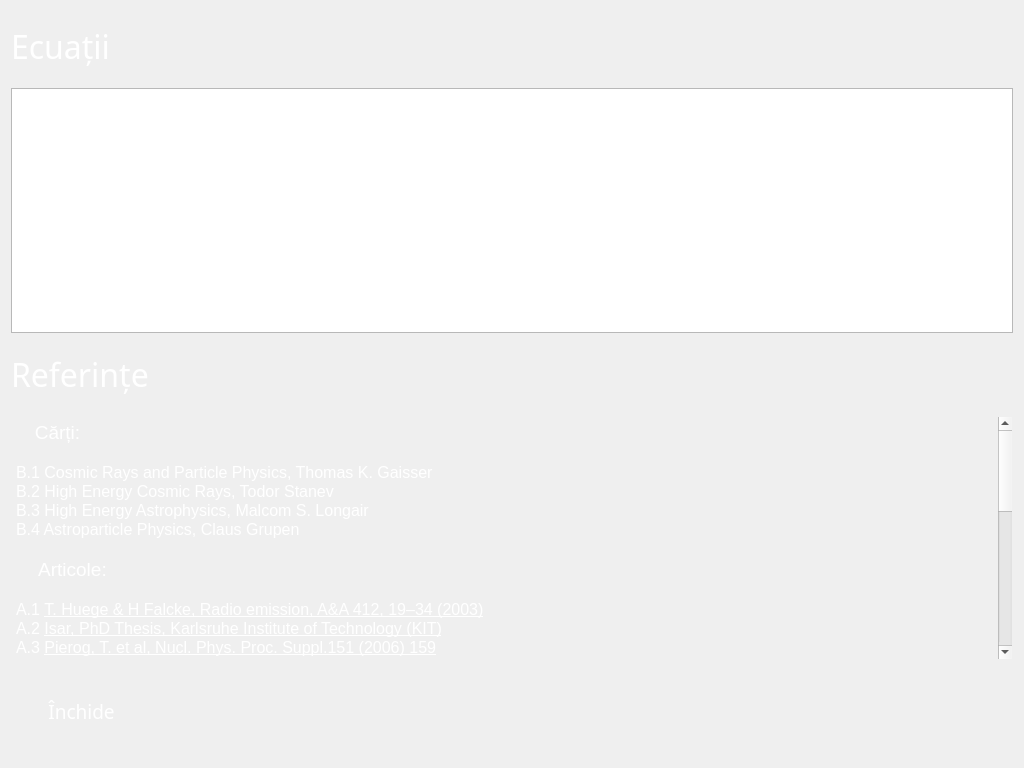
<?xml version="1.0" encoding="UTF-8"?>
<ui version="4.0">
 <class>Dialogr7</class>
 <widget class="QDialog" name="Dialogr7">
  <property name="geometry">
   <rect>
    <x>0</x>
    <y>0</y>
    <width>1024</width>
    <height>768</height>
   </rect>
  </property>
  <property name="minimumSize">
   <size>
    <width>1024</width>
    <height>768</height>
   </size>
  </property>
  <property name="maximumSize">
   <size>
    <width>1024</width>
    <height>768</height>
   </size>
  </property>
  <property name="windowTitle">
   <string>Referințe</string>
  </property>
  <property name="windowIcon">
   <iconset resource="filles.qrc">
    <normaloff>:/iss_logo.png</normaloff>:/iss_logo.png</iconset>
  </property>
  <property name="styleSheet">
   <string notr="true">#Dialogr7 {
background-color: url transparent;
border-image: url(:bk1.jpg);
background: none;
border:  none;
background-repeat: none;
}</string>
  </property>
  <layout class="QVBoxLayout" name="verticalLayout">
   <item>
    <widget class="QLabel" name="label">
     <property name="minimumSize">
      <size>
       <width>131</width>
       <height>71</height>
      </size>
     </property>
     <property name="maximumSize">
      <size>
       <width>131</width>
       <height>71</height>
      </size>
     </property>
     <property name="palette">
      <palette>
       <active>
        <colorrole role="WindowText">
         <brush brushstyle="SolidPattern">
          <color alpha="255">
           <red>255</red>
           <green>255</green>
           <blue>255</blue>
          </color>
         </brush>
        </colorrole>
       </active>
       <inactive>
        <colorrole role="WindowText">
         <brush brushstyle="SolidPattern">
          <color alpha="255">
           <red>255</red>
           <green>255</green>
           <blue>255</blue>
          </color>
         </brush>
        </colorrole>
       </inactive>
       <disabled>
        <colorrole role="WindowText">
         <brush brushstyle="SolidPattern">
          <color alpha="255">
           <red>120</red>
           <green>120</green>
           <blue>120</blue>
          </color>
         </brush>
        </colorrole>
       </disabled>
      </palette>
     </property>
     <property name="font">
      <font>
       <family>Arial Unicode MS</family>
       <pointsize>24</pointsize>
      </font>
     </property>
     <property name="text">
      <string>Ecuații</string>
     </property>
    </widget>
   </item>
   <item>
    <widget class="QTextBrowser" name="textBrowser">
     <property name="html">
      <string>&lt;!DOCTYPE HTML PUBLIC &quot;-//W3C//DTD HTML 4.0//EN&quot; &quot;http://www.w3.org/TR/REC-html40/strict.dtd&quot;&gt;
&lt;html&gt;&lt;head&gt;&lt;meta name=&quot;qrichtext&quot; content=&quot;1&quot; /&gt;&lt;style type=&quot;text/css&quot;&gt;
p, li { white-space: pre-wrap; }
&lt;/style&gt;&lt;/head&gt;&lt;body style=&quot; font-family:'MS Shell Dlg 2'; font-size:7.8pt; font-weight:400; font-style:normal;&quot;&gt;
&lt;p style=&quot; margin-top:0px; margin-bottom:0px; margin-left:0px; margin-right:0px; -qt-block-indent:0; text-indent:0px;&quot;&gt;&lt;img src=&quot;:/eq.JPG&quot; /&gt;&lt;/p&gt;&lt;/body&gt;&lt;/html&gt;</string>
     </property>
    </widget>
   </item>
   <item>
    <widget class="QLabel" name="label_2">
     <property name="minimumSize">
      <size>
       <width>171</width>
       <height>71</height>
      </size>
     </property>
     <property name="maximumSize">
      <size>
       <width>171</width>
       <height>71</height>
      </size>
     </property>
     <property name="palette">
      <palette>
       <active>
        <colorrole role="WindowText">
         <brush brushstyle="SolidPattern">
          <color alpha="255">
           <red>255</red>
           <green>255</green>
           <blue>255</blue>
          </color>
         </brush>
        </colorrole>
       </active>
       <inactive>
        <colorrole role="WindowText">
         <brush brushstyle="SolidPattern">
          <color alpha="255">
           <red>255</red>
           <green>255</green>
           <blue>255</blue>
          </color>
         </brush>
        </colorrole>
       </inactive>
       <disabled>
        <colorrole role="WindowText">
         <brush brushstyle="SolidPattern">
          <color alpha="255">
           <red>120</red>
           <green>120</green>
           <blue>120</blue>
          </color>
         </brush>
        </colorrole>
       </disabled>
      </palette>
     </property>
     <property name="font">
      <font>
       <family>Arial Unicode MS</family>
       <pointsize>24</pointsize>
      </font>
     </property>
     <property name="text">
      <string>Referințe</string>
     </property>
    </widget>
   </item>
   <item>
    <widget class="QTextBrowser" name="textBrowser_2">
     <property name="styleSheet">
      <string notr="true">background-color:rgba(255, 255, 250,0)</string>
     </property>
     <property name="html">
      <string>&lt;!DOCTYPE HTML PUBLIC &quot;-//W3C//DTD HTML 4.0//EN&quot; &quot;http://www.w3.org/TR/REC-html40/strict.dtd&quot;&gt;
&lt;html&gt;&lt;head&gt;&lt;meta name=&quot;qrichtext&quot; content=&quot;1&quot; /&gt;&lt;style type=&quot;text/css&quot;&gt;
p, li { white-space: pre-wrap; }
&lt;/style&gt;&lt;/head&gt;&lt;body style=&quot; font-family:'MS Shell Dlg 2'; font-size:7.8pt; font-weight:400; font-style:normal;&quot;&gt;
&lt;p style=&quot; margin-top:0px; margin-bottom:0px; margin-left:0px; margin-right:0px; -qt-block-indent:0; text-indent:0px;&quot;&gt;&lt;span style=&quot; color:#ffffff;&quot;&gt;  &lt;/span&gt;&lt;span style=&quot; font-family:'Ubuntu'; font-size:12pt; color:#ffffff;&quot;&gt;   &lt;/span&gt;&lt;span style=&quot; font-family:'Ubuntu'; font-size:14pt; color:#ffffff;&quot;&gt;Cărți:&lt;/span&gt;&lt;/p&gt;
&lt;p style=&quot;-qt-paragraph-type:empty; margin-top:0px; margin-bottom:0px; margin-left:0px; margin-right:0px; -qt-block-indent:0; text-indent:0px; font-family:'Ubuntu'; font-size:12pt; color:#ffffff;&quot;&gt;&lt;br /&gt;&lt;/p&gt;
&lt;p style=&quot; margin-top:0px; margin-bottom:0px; margin-left:0px; margin-right:0px; -qt-block-indent:0; text-indent:0px;&quot;&gt;&lt;span style=&quot; font-family:'Ubuntu'; font-size:12pt; color:#ffffff;&quot;&gt;B.1 Cosmic Rays and Particle Physics, Thomas K. Gaisser&lt;/span&gt;&lt;/p&gt;
&lt;p style=&quot; margin-top:0px; margin-bottom:0px; margin-left:0px; margin-right:0px; -qt-block-indent:0; text-indent:0px;&quot;&gt;&lt;span style=&quot; font-family:'Ubuntu'; font-size:12pt; color:#ffffff;&quot;&gt;B.2 High Energy Cosmic Rays, Todor Stanev&lt;/span&gt;&lt;/p&gt;
&lt;p style=&quot; margin-top:0px; margin-bottom:0px; margin-left:0px; margin-right:0px; -qt-block-indent:0; text-indent:0px;&quot;&gt;&lt;span style=&quot; font-family:'Ubuntu'; font-size:12pt; color:#ffffff;&quot;&gt;B.3 High Energy Astrophysics, Malcom S. Longair&lt;/span&gt;&lt;/p&gt;
&lt;p style=&quot; margin-top:0px; margin-bottom:0px; margin-left:0px; margin-right:0px; -qt-block-indent:0; text-indent:0px;&quot;&gt;&lt;span style=&quot; font-family:'Ubuntu'; font-size:12pt; color:#ffffff;&quot;&gt;B.4 Astroparticle Physics, Claus Grupen&lt;/span&gt;&lt;/p&gt;
&lt;p style=&quot;-qt-paragraph-type:empty; margin-top:0px; margin-bottom:0px; margin-left:0px; margin-right:0px; -qt-block-indent:0; text-indent:0px; font-family:'Ubuntu'; font-size:12pt; color:#ffffff;&quot;&gt;&lt;br /&gt;&lt;/p&gt;
&lt;p style=&quot; margin-top:0px; margin-bottom:0px; margin-left:0px; margin-right:0px; -qt-block-indent:0; text-indent:0px;&quot;&gt;&lt;span style=&quot; font-family:'Ubuntu'; font-size:12pt; color:#ffffff;&quot;&gt;     &lt;/span&gt;&lt;span style=&quot; font-family:'Ubuntu'; font-size:14pt; color:#ffffff;&quot;&gt;Articole:&lt;/span&gt;&lt;/p&gt;
&lt;p style=&quot;-qt-paragraph-type:empty; margin-top:0px; margin-bottom:0px; margin-left:0px; margin-right:0px; -qt-block-indent:0; text-indent:0px; font-family:'Ubuntu'; font-size:12pt; color:#ffffff;&quot;&gt;&lt;br /&gt;&lt;/p&gt;
&lt;p style=&quot; margin-top:0px; margin-bottom:0px; margin-left:0px; margin-right:0px; -qt-block-indent:0; text-indent:0px;&quot;&gt;&lt;span style=&quot; font-family:'Ubuntu'; font-size:12pt; color:#ffffff;&quot;&gt;A.1 &lt;/span&gt;&lt;a href=&quot;https://arxiv.org/abs/astro-ph/0309622&quot;&gt;&lt;span style=&quot; font-size:12pt; text-decoration: underline; color:#ffffff;&quot;&gt;T. Huege &amp;amp; H Falcke, Radio emission, A&amp;amp;A 412, 19–34 (2003)&lt;/span&gt;&lt;/a&gt;&lt;/p&gt;
&lt;p style=&quot; margin-top:0px; margin-bottom:0px; margin-left:0px; margin-right:0px; -qt-block-indent:0; text-indent:0px;&quot;&gt;&lt;span style=&quot; font-family:'Ubuntu'; font-size:12pt; color:#ffffff;&quot;&gt;A.2 &lt;/span&gt;&lt;a href=&quot;https://www.astro.ru.nl/lopes/_media/publications/isar_phd_thesis.pdf&quot;&gt;&lt;span style=&quot; font-family:'Ubuntu'; font-size:12pt; text-decoration: underline; color:#ffffff;&quot;&gt;Isar, PhD Thesis, Karlsruhe Institute of Technology (KIT)&lt;/span&gt;&lt;/a&gt;&lt;/p&gt;
&lt;p style=&quot; margin-top:0px; margin-bottom:0px; margin-left:0px; margin-right:0px; -qt-block-indent:0; text-indent:0px;&quot;&gt;&lt;span style=&quot; font-size:12pt; color:#ffffff;&quot;&gt;A.3 &lt;/span&gt;&lt;a href=&quot;https://arxiv.org/pdf/astro-ph/0411260.pdf&quot;&gt;&lt;span style=&quot; font-size:12pt; text-decoration: underline; color:#ffffff;&quot;&gt;Pierog, T. et al, Nucl. Phys. Proc. Suppl.151 (2006) 159&lt;/span&gt;&lt;/a&gt;&lt;/p&gt;
&lt;p style=&quot; margin-top:0px; margin-bottom:0px; margin-left:0px; margin-right:0px; -qt-block-indent:0; text-indent:0px;&quot;&gt;&lt;a href=&quot;https://arxiv.org/pdf/astro-ph/0411260.pdf&quot;&gt;&lt;span style=&quot; font-size:12pt; text-decoration: underline; color:#ffffff;&quot;&gt;A.4 &lt;/span&gt;&lt;/a&gt;&lt;a href=&quot;https://arxiv.org/pdf/1607.08781.pdf&quot;&gt;&lt;span style=&quot; font-size:12pt; text-decoration: underline; color:#ffffff;&quot;&gt;Frank G. Schroder, Elsevier, Prog. in Part. and Nucl. Phys 93 (2017) 1-68&lt;/span&gt;&lt;/a&gt;&lt;/p&gt;
&lt;p style=&quot; margin-top:0px; margin-bottom:0px; margin-left:0px; margin-right:0px; -qt-block-indent:0; text-indent:0px;&quot;&gt;&lt;span style=&quot; font-family:'Ubuntu'; font-size:12pt; color:#ffffff;&quot;&gt;A.5 &lt;/span&gt;&lt;a href=&quot;https://arxiv.org/pdf/astro-ph/0606564.pdf&quot;&gt;&lt;span style=&quot; font-size:12pt; text-decoration: underline; color:#ffffff;&quot;&gt;Bergmann, T. et al., Astropart. Phys. 26 (2007) 420&lt;/span&gt;&lt;/a&gt;&lt;/p&gt;
&lt;p style=&quot; margin-top:0px; margin-bottom:0px; margin-left:0px; margin-right:0px; -qt-block-indent:0; text-indent:0px;&quot;&gt;&lt;span style=&quot; font-family:'Ubuntu'; font-size:12pt; color:#ffffff;&quot;&gt;A.6 &lt;/span&gt;&lt;a href=&quot;https://www.auger.org/index.php/science/journal-articles&quot;&gt;&lt;span style=&quot; font-family:'Ubuntu'; font-size:12pt; text-decoration: underline; color:#ffffff;&quot;&gt;Auger articles&lt;/span&gt;&lt;/a&gt;&lt;/p&gt;
&lt;p style=&quot; margin-top:0px; margin-bottom:0px; margin-left:0px; margin-right:0px; -qt-block-indent:0; text-indent:0px;&quot;&gt;&lt;span style=&quot; font-family:'Ubuntu'; font-size:12pt; color:#ffffff;&quot;&gt;A.7 &lt;/span&gt;&lt;a href=&quot;https://arxiv.org/pdf/1604.03637.pdf&quot;&gt;&lt;span style=&quot; font-family:'Ubuntu'; font-size:12pt; text-decoration: underline; color:#ffffff;&quot;&gt;The Pierre Auger Observatory Upgrades&lt;/span&gt;&lt;/a&gt;&lt;/p&gt;
&lt;p style=&quot; margin-top:0px; margin-bottom:0px; margin-left:0px; margin-right:0px; -qt-block-indent:0; text-indent:0px;&quot;&gt;&lt;span style=&quot; font-family:'Ubuntu'; font-size:12pt; color:#ffffff;&quot;&gt;A.8 &lt;/span&gt;&lt;a href=&quot;https://www.astro.ru.nl/lopes/_media/publications/aph0505383.pdf&quot;&gt;&lt;span style=&quot; font-family:'Ubuntu'; font-size:12pt; text-decoration: underline; color:#ffffff;&quot;&gt;Nature 435, 313-316, 2005&lt;/span&gt;&lt;/a&gt;&lt;/p&gt;
&lt;p style=&quot; margin-top:0px; margin-bottom:0px; margin-left:0px; margin-right:0px; -qt-block-indent:0; text-indent:0px;&quot;&gt;&lt;span style=&quot; font-family:'Ubuntu'; font-size:12pt; color:#ffffff;&quot;&gt;A.9 &lt;/span&gt;&lt;a href=&quot;https://www.astro.ru.nl/lopes/publications&quot;&gt;&lt;span style=&quot; font-family:'Ubuntu'; font-size:12pt; text-decoration: underline; color:#ffffff;&quot;&gt;LOPES articles&lt;/span&gt;&lt;/a&gt;&lt;/p&gt;
&lt;p style=&quot; margin-top:0px; margin-bottom:0px; margin-left:0px; margin-right:0px; -qt-block-indent:0; text-indent:0px;&quot;&gt;&lt;span style=&quot; font-family:'Ubuntu'; font-size:12pt; color:#ffffff;&quot;&gt;A.10 &lt;/span&gt;&lt;a href=&quot;https://arxiv.org/pdf/1504.06696.pdf&quot;&gt;&lt;span style=&quot; font-size:12pt; text-decoration: underline; color:#ffffff;&quot;&gt;Haungs, A. et al. J.Phys.Conf.Ser. 632 (2015) no.1, 012011&lt;/span&gt;&lt;/a&gt;&lt;span style=&quot; font-family:'Ubuntu'; font-size:12pt; color:#ffffff;&quot;&gt; &lt;/span&gt;&lt;/p&gt;
&lt;p style=&quot; margin-top:0px; margin-bottom:0px; margin-left:0px; margin-right:0px; -qt-block-indent:0; text-indent:0px;&quot;&gt;&lt;span style=&quot; font-size:12pt; color:#ffffff;&quot;&gt; &lt;/span&gt;&lt;span style=&quot; font-family:'Ubuntu'; font-size:12pt; color:#ffffff;&quot;&gt; &lt;/span&gt;&lt;/p&gt;
&lt;p style=&quot;-qt-paragraph-type:empty; margin-top:0px; margin-bottom:0px; margin-left:0px; margin-right:0px; -qt-block-indent:0; text-indent:0px; color:#ffffff;&quot;&gt;&lt;br /&gt;&lt;/p&gt;
&lt;p style=&quot; margin-top:0px; margin-bottom:0px; margin-left:0px; margin-right:0px; -qt-block-indent:0; text-indent:0px;&quot;&gt;&lt;span style=&quot; font-family:'Ubuntu'; font-size:12pt; color:#ffffff;&quot;&gt;     &lt;/span&gt;&lt;span style=&quot; font-family:'Ubuntu'; font-size:14pt; color:#ffffff;&quot;&gt;Site-uri:&lt;/span&gt;&lt;/p&gt;
&lt;p style=&quot;-qt-paragraph-type:empty; margin-top:0px; margin-bottom:0px; margin-left:0px; margin-right:0px; -qt-block-indent:0; text-indent:0px; font-family:'Ubuntu'; font-size:12pt; color:#ffffff;&quot;&gt;&lt;br /&gt;&lt;/p&gt;
&lt;p style=&quot; margin-top:0px; margin-bottom:0px; margin-left:0px; margin-right:0px; -qt-block-indent:0; text-indent:0px;&quot;&gt;&lt;span style=&quot; font-family:'Ubuntu'; font-size:12pt; color:#ffffff;&quot;&gt;S.1 &lt;/span&gt;&lt;a href=&quot;https://www.auger.org/&quot;&gt;&lt;span style=&quot; font-family:'Ubuntu'; font-size:12pt; text-decoration: underline; color:#ffffff;&quot;&gt;Pierre Auger Observatory&lt;/span&gt;&lt;/a&gt;&lt;/p&gt;
&lt;p style=&quot; margin-top:0px; margin-bottom:0px; margin-left:0px; margin-right:0px; -qt-block-indent:0; text-indent:0px;&quot;&gt;&lt;span style=&quot; font-family:'Ubuntu'; font-size:12pt; color:#ffffff;&quot;&gt;S.2 &lt;/span&gt;&lt;a href=&quot;http://www2.spacescience.ro/&quot;&gt;&lt;span style=&quot; font-family:'Ubuntu'; font-size:12pt; text-decoration: underline; color:#ffffff;&quot;&gt;Institute of Space Science&lt;/span&gt;&lt;/a&gt;&lt;/p&gt;
&lt;p style=&quot; margin-top:0px; margin-bottom:0px; margin-left:0px; margin-right:0px; -qt-block-indent:0; text-indent:0px;&quot;&gt;&lt;span style=&quot; font-size:12pt; color:#ffffff;&quot;&gt;S.3 &lt;/span&gt;&lt;a href=&quot;https://github.com/xinluh/lopes-eventbrowser&quot;&gt;&lt;span style=&quot; font-family:'Ubuntu'; font-size:12pt; text-decoration: underline; color:#ffffff;&quot;&gt;LOPES event browser&lt;/span&gt;&lt;/a&gt;&lt;/p&gt;
&lt;p style=&quot; margin-top:0px; margin-bottom:0px; margin-left:0px; margin-right:0px; -qt-block-indent:0; text-indent:0px;&quot;&gt;&lt;span style=&quot; font-family:'Ubuntu'; font-size:12pt; color:#ffffff;&quot;&gt;S.4 &lt;/span&gt;&lt;a href=&quot;https://youtu.be/4p47RBPiOCo&quot;&gt;&lt;span style=&quot; font-size:12pt; text-decoration: underline; color:#ffffff;&quot;&gt;Youtube&lt;/span&gt;&lt;/a&gt;&lt;/p&gt;
&lt;p style=&quot; margin-top:0px; margin-bottom:0px; margin-left:0px; margin-right:0px; -qt-block-indent:0; text-indent:0px;&quot;&gt;&lt;span style=&quot; font-family:'Ubuntu'; font-size:11pt; color:#ffffff;&quot;&gt;    &lt;/span&gt;&lt;/p&gt;
&lt;p style=&quot; margin-top:0px; margin-bottom:0px; margin-left:0px; margin-right:0px; -qt-block-indent:0; text-indent:0px;&quot;&gt;&lt;span style=&quot; font-family:'Ubuntu'; font-size:11pt; color:#ffffff;&quot;&gt;     &lt;/span&gt;&lt;span style=&quot; font-family:'Ubuntu'; font-size:14pt; color:#ffffff;&quot;&gt;Programe:&lt;/span&gt;&lt;/p&gt;
&lt;p style=&quot;-qt-paragraph-type:empty; margin-top:0px; margin-bottom:0px; margin-left:0px; margin-right:0px; -qt-block-indent:0; text-indent:0px; font-family:'Ubuntu'; font-size:11pt; color:#ffffff;&quot;&gt;&lt;br /&gt;&lt;/p&gt;
&lt;p style=&quot; margin-top:0px; margin-bottom:0px; margin-left:0px; margin-right:0px; -qt-block-indent:0; text-indent:0px;&quot;&gt;&lt;span style=&quot; font-size:12pt; color:#ffffff;&quot;&gt;P.1 &lt;/span&gt;&lt;a href=&quot;http://www.timhuege.de/coreas/&quot;&gt;&lt;span style=&quot; font-family:'Ubuntu'; font-size:12pt; text-decoration: underline; color:#ffffff;&quot;&gt;COREAS - COrsika simulations of Radio Emission from extensive Air Showers&lt;/span&gt;&lt;/a&gt;&lt;/p&gt;
&lt;p style=&quot; margin-top:0px; margin-bottom:0px; margin-left:0px; margin-right:0px; -qt-block-indent:0; text-indent:0px;&quot;&gt;&lt;span style=&quot; font-family:'Ubuntu'; font-size:12pt; color:#ffffff;&quot;&gt;P.2 &lt;/span&gt;&lt;a href=&quot;https://www.ikp.kit.edu/corsika/&quot;&gt;&lt;span style=&quot; font-family:'Ubuntu'; font-size:12pt; text-decoration: underline; color:#ffffff;&quot;&gt;CORSIKA – Cosmic Ray Simulations for KAscade&lt;/span&gt;&lt;/a&gt;&lt;/p&gt;
&lt;p style=&quot; margin-top:0px; margin-bottom:0px; margin-left:0px; margin-right:0px; -qt-block-indent:0; text-indent:0px;&quot;&gt;&lt;span style=&quot; font-family:'Ubuntu'; font-size:12pt; color:#ffffff;&quot;&gt;P.3 &lt;/span&gt;&lt;a href=&quot;https://root.cern.ch/&quot;&gt;&lt;span style=&quot; font-family:'Ubuntu'; font-size:12pt; text-decoration: underline; color:#ffffff;&quot;&gt;ROOT Data Analysis Framework&lt;/span&gt;&lt;/a&gt;&lt;/p&gt;&lt;/body&gt;&lt;/html&gt;</string>
     </property>
     <property name="openExternalLinks">
      <bool>true</bool>
     </property>
    </widget>
   </item>
   <item>
    <widget class="QPushButton" name="pushButton">
     <property name="minimumSize">
      <size>
       <width>141</width>
       <height>91</height>
      </size>
     </property>
     <property name="maximumSize">
      <size>
       <width>141</width>
       <height>91</height>
      </size>
     </property>
     <property name="palette">
      <palette>
       <active>
        <colorrole role="ButtonText">
         <brush brushstyle="SolidPattern">
          <color alpha="255">
           <red>255</red>
           <green>255</green>
           <blue>255</blue>
          </color>
         </brush>
        </colorrole>
       </active>
       <inactive>
        <colorrole role="ButtonText">
         <brush brushstyle="SolidPattern">
          <color alpha="255">
           <red>255</red>
           <green>255</green>
           <blue>255</blue>
          </color>
         </brush>
        </colorrole>
       </inactive>
       <disabled>
        <colorrole role="ButtonText">
         <brush brushstyle="SolidPattern">
          <color alpha="255">
           <red>120</red>
           <green>120</green>
           <blue>120</blue>
          </color>
         </brush>
        </colorrole>
       </disabled>
      </palette>
     </property>
     <property name="font">
      <font>
       <family>Arial Unicode MS</family>
       <pointsize>14</pointsize>
      </font>
     </property>
     <property name="styleSheet">
      <string notr="true">#pushButton {
background-color: url transparent;
border-image: url(:un3.png);
background: none;
border:  none;
background-repeat: none;
}
#pushButton:hover
{
border-image: url(:un1.png);
}
#pushButton:pressed
{
border-image: url(:un2.png);
}
</string>
     </property>
     <property name="text">
      <string>Închide</string>
     </property>
    </widget>
   </item>
  </layout>
 </widget>
 <resources>
  <include location="filles.qrc"/>
 </resources>
 <connections>
  <connection>
   <sender>pushButton</sender>
   <signal>clicked()</signal>
   <receiver>Dialogr7</receiver>
   <slot>close()</slot>
   <hints>
    <hint type="sourcelabel">
     <x>80</x>
     <y>700</y>
    </hint>
    <hint type="destinationlabel">
     <x>185</x>
     <y>700</y>
    </hint>
   </hints>
  </connection>
 </connections>
</ui>
